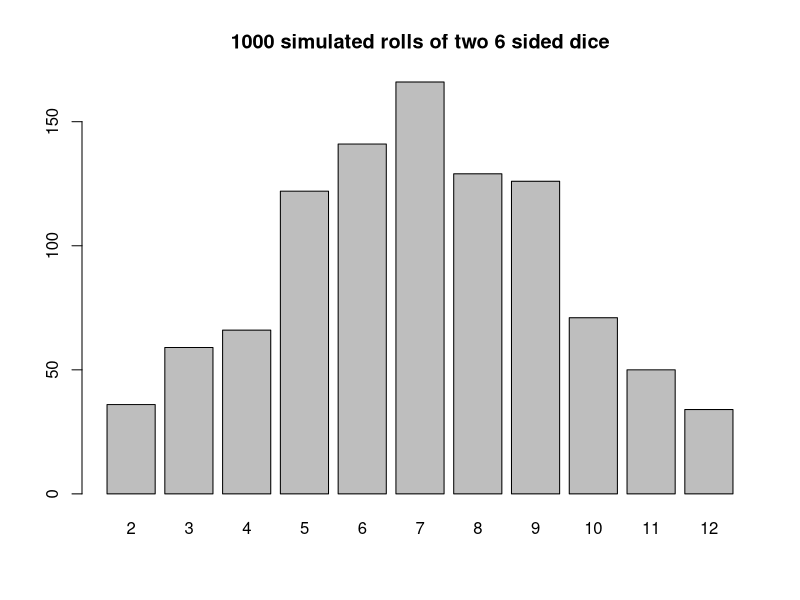

Generate this figure with R:
## ---- chunk 1
#| echo: false
rolls = sample(1:6, 1000, TRUE) + sample(1:6, 1000, TRUE)
barplot(table(rolls), main="1000 simulated rolls of two 6 sided dice")
